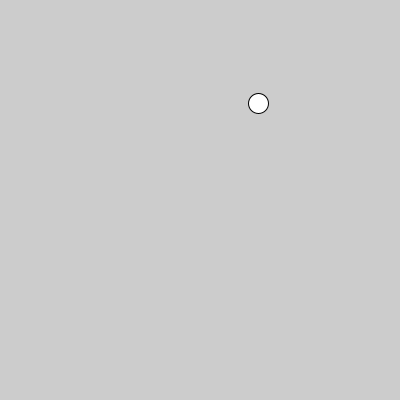
Frame 1 (no input)
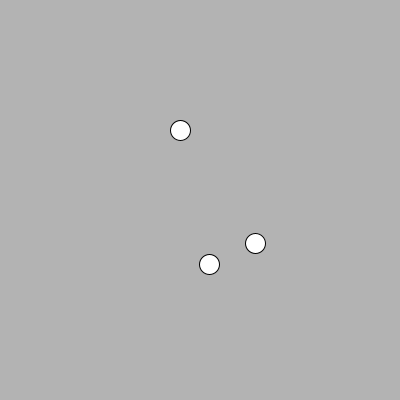
Frame 60 (the mouse pressed at the canvas centre just before this capture)
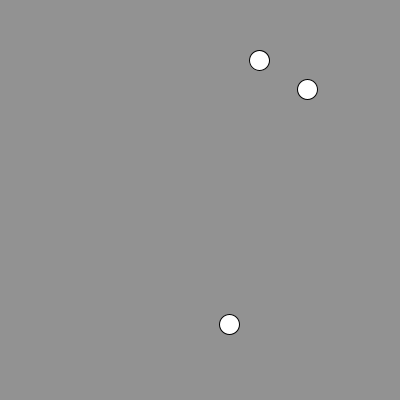
Frame 120 (the mouse held since frame 60 and released just before this capture)

The Processing sketch that drew these frames (run headless with seeded random() and noise(); from frame 60 on, the mouse is pressed at the canvas centre):

// Processing sketch: rate_limiting
// ── rate_limiting.pde
int nextEvent = 0;

void setup() {
  size(400, 400);

  nextEvent = millis() + 200;
}


void draw() {
  ellipse(random(width), random(height), 20, 20);
  
  
  if(millis() > nextEvent) {
    // read
    background(random(255));
    nextEvent = millis() + 200;
  }
}
